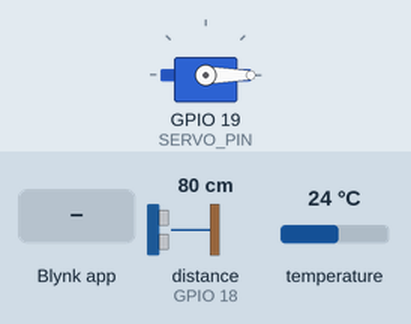
Recording of a sketch running on a simulated ESP32. Shown: servo. The inputs (shaded band) are chosen by the test bench; at power-on: distance to the obstacle (sensor on GPIO 18) 80 cm, temperature 24 °C. The echo pulse lasts 58.3 µs per cm; WiFi joins after 1.5 s; servers stay silent unless stated; uploads are accepted with an empty reply; the local clock reads 2024-03-15 10:24:30 at power-on unless the sketch sets it; what the sketch prints to the serial monitor is not drawn.

Above: at 3.0 s.
3.1 s: Blynk app writes 1 to V0
At 3.8 s:
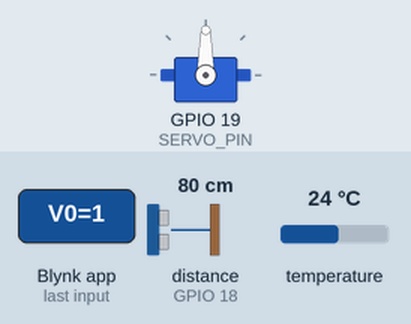
5.8 s: distance to the obstacle (sensor on GPIO 18) set to 88 cm
14.2 s: distance to the obstacle (sensor on GPIO 18) set to 96 cm
Timing chart, 0 to 17.2 s (numbered marks = the images above; inputs shaded):
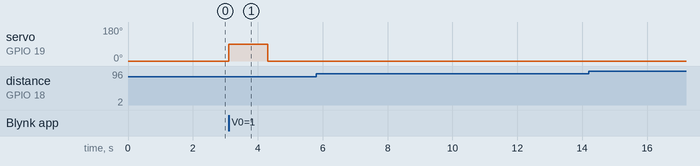

The sketch:

aquaguard_esp32.ino
```cpp
#define BLYNK_TEMPLATE_ID ""
#define BLYNK_TEMPLATE_NAME "Smart Aquarium"
#define BLYNK_AUTH_TOKEN ""

#include <WiFi.h>
#include <BlynkSimpleEsp32.h>
#include <OneWire.h>
#include <DallasTemperature.h>
#include <ESP32Servo.h>
#include <HTTPClient.h>
#include <time.h>

char ssid[] = "";
char pass[] = "";

// InfluxDB
String influxUrl = "";
String influxToken = "";

// ===== TEMPERATURE =====
bool highAlertSent = false;
bool lowAlertSent = false;

#define TEMP_PIN 4
OneWire oneWire(TEMP_PIN);
DallasTemperature sensors(&oneWire);

// ===== SERVO =====
Servo feeder;
#define SERVO_PIN 19
bool isFeeding = false;

// ===== ULTRASONIC =====
#define TRIG_PIN 5
#define ECHO_PIN 18
float waterLevel = 0;
bool lowWaterAlertSent = false;

BlynkTimer timer;

// ===== TEMPERATURE =====
void sendTemperature() {
  sensors.requestTemperatures();
  float temperature = sensors.getTempCByIndex(0);

  if (temperature == DEVICE_DISCONNECTED_C) {
    Serial.println("❌ Temperature sensor disconnected!");
    return;
  }

  Serial.print("Temperature: ");
  Serial.print(temperature);
  Serial.println(" °C");

  Blynk.virtualWrite(V1, temperature);

  if (WiFi.status() == WL_CONNECTED) {
    sendToInflux(temperature);
  }

  // High temp alert — resets at 26 to avoid repeated firing
  if (temperature > 28 && !highAlertSent) {
    Blynk.logEvent("high_temp", "🔥 Water too HOT!");
    highAlertSent = true;
  }
  if (temperature <= 26) highAlertSent = false;

  // Low temp alert — resets at 19 to avoid repeated firing
  if (temperature < 17 && !lowAlertSent) {
    Blynk.logEvent("low_temp", "❄️ Water too COLD!");
    lowAlertSent = true;
  }
  if (temperature >= 19) lowAlertSent = false;
}

void sendToInflux(float temp) {
  if (WiFi.status() != WL_CONNECTED) {
    Serial.println("⚠️ WiFi not connected - skipping Influx");
    return;
  }

  HTTPClient http;
  http.setTimeout(1500);

  if (!http.begin(influxUrl)) {
    Serial.println("❌ HTTP begin failed");
    return;
  }

  http.addHeader("Authorization", "Token " + influxToken);
  http.addHeader("Content-Type", "text/plain");

  String data = "temperature value=" + String(temp);
  int httpResponseCode = http.POST(data);

  Serial.print("Influx response: ");
  Serial.println(httpResponseCode);

  http.end();
}

// ===== WATER LEVEL =====
void sendWaterLevel() {
  digitalWrite(TRIG_PIN, LOW);
  delayMicroseconds(2);
  digitalWrite(TRIG_PIN, HIGH);
  delayMicroseconds(10);
  digitalWrite(TRIG_PIN, LOW);

  long duration = pulseIn(ECHO_PIN, HIGH, 30000);
  float distance = duration * 0.034 / 2;

  if (distance <= 0 || distance >= 90) {
    Serial.println("⚠️ Invalid water level reading - skipping");
    return;
  }

  waterLevel = distance;
  Serial.print("Water distance: ");
  Serial.print(waterLevel);
  Serial.println(" cm");

  Blynk.virtualWrite(V2, waterLevel);

  if (WiFi.status() == WL_CONNECTED) {
    sendWaterLevelToInflux(waterLevel);
  }

  // Alert when distance too large = water too low
  // Resets when water level recovers
  if (waterLevel > 15 && !lowWaterAlertSent) {
    Blynk.logEvent("low_water", "💧 Water level too LOW!");
    lowWaterAlertSent = true;
  }
  if (waterLevel <= 12) lowWaterAlertSent = false;
}

void sendWaterLevelToInflux(float level) {
  if (WiFi.status() != WL_CONNECTED) {
    Serial.println("⚠️ WiFi not connected - skipping Influx");
    return;
  }

  HTTPClient http;
  http.setTimeout(1500);

  if (!http.begin(influxUrl)) {
    Serial.println("❌ HTTP begin failed");
    return;
  }

  http.addHeader("Authorization", "Token " + influxToken);
  http.addHeader("Content-Type", "text/plain");

  String data = "water_level value=" + String(level);
  int httpResponseCode = http.POST(data);

  Serial.print("Water Level Influx: ");
  Serial.println(httpResponseCode);

  http.end();
}

// ===== FEEDING =====
void sendFeedingToInflux() {
  if (WiFi.status() != WL_CONNECTED) {
    Serial.println("⚠️ WiFi not connected - skipping Influx");
    return;
  }

  HTTPClient http;
  http.setTimeout(2000);
  http.begin(influxUrl);
  http.addHeader("Authorization", "Token " + influxToken);
  http.addHeader("Content-Type", "text/plain");

  String data = "feeding value=1";
  int code = http.POST(data);

  Serial.print("Feeding Influx: ");
  Serial.println(code);

  http.end();
}

void sendFeedingTime() {
  struct tm timeinfo;
  if (!getLocalTime(&timeinfo)) {
    Serial.println("Time failed");
    return;
  }

  char timeString[30];
  strftime(timeString, sizeof(timeString), "%H:%M", &timeinfo);

  Serial.print("Feeding time sent to Blynk: ");
  Serial.println(timeString);

  Blynk.virtualWrite(V3, timeString);
}

void triggerFeeding() {
  isFeeding = true;
  feeder.write(90);
  sendFeedingTime();
  sendFeedingToInflux();

  timer.setTimeout(1000L, []() {
    feeder.write(0);
    isFeeding = false;
    Serial.println("✅ Feeding complete");
  });
}

void checkFeedingTime() {
  struct tm timeinfo;
  if (!getLocalTime(&timeinfo)) {
    Serial.println("Failed to get time");
    return;
  }

  int hour = timeinfo.tm_hour;
  int minute = timeinfo.tm_min;

  Serial.printf("Time: %02d:%02d\n", hour, minute);

  if (hour == 7 && minute == 30 && !isFeeding) {
    Serial.println("⏰ Automatic feeding!");
    triggerFeeding();
  }
}

// ===== BLYNK BUTTON =====
BLYNK_WRITE(V0) {
  int value = param.asInt();

  if (value == 1 && !isFeeding) {
    Serial.println("🐟 Manual feeding triggered!");
    triggerFeeding();
  }
}

// ===== SETUP =====
void setup() {
  Serial.begin(115200);

  sensors.begin();

  feeder.attach(SERVO_PIN);
  feeder.write(0);

  pinMode(TRIG_PIN, OUTPUT);
  pinMode(ECHO_PIN, INPUT);

  Blynk.begin(BLYNK_AUTH_TOKEN, ssid, pass);

  // UTC+2 for North Macedonia (summer/CEST)
  configTime(7200, 0, "pool.ntp.org", "time.nist.gov");

  timer.setInterval(10000L, sendTemperature);
  timer.setInterval(10000L, checkFeedingTime);
  timer.setInterval(10000L, sendWaterLevel);

  Serial.println("✅ AquaGuard ESP32 ready!");
}

// ===== LOOP =====
void loop() {
  if (WiFi.status() != WL_CONNECTED) {
    Serial.println("⚠️ WiFi lost - reconnecting...");
    WiFi.begin(ssid, pass);
    delay(500);
  }

  if (!Blynk.connected()) {
    Blynk.connect();
  }

  Blynk.run();
  timer.run();
}
```

Measured:
- after the input at 3.1 s, servo on GPIO 19 (SERVO_PIN): 0° → 90° at once, → 0° 1.2 s later
- after the input at 5.8 s, every drawn part: stays the same
- after the input at 14.2 s, every drawn part: stays the same
